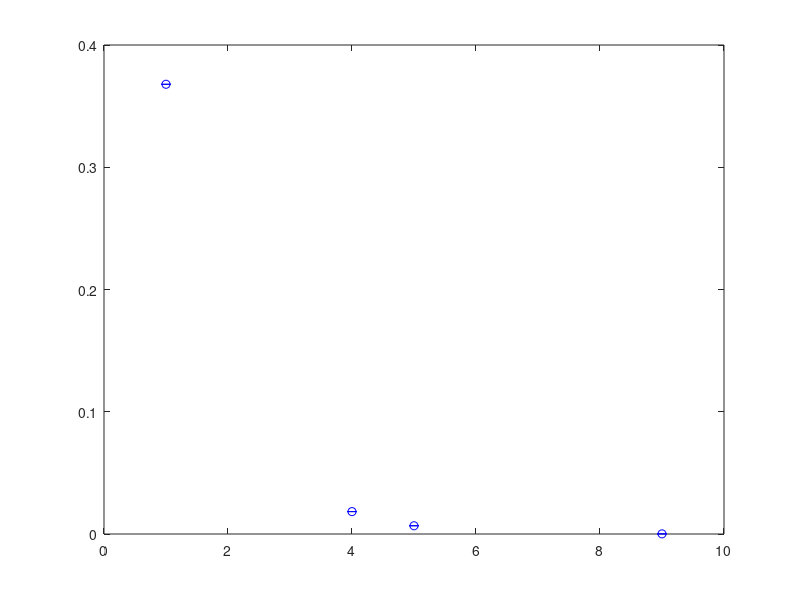

Write the MATLAB code that produced this figure. (Note: this script raises an error after producing the figure.)
clear; close all;

%% Generate data

% train.t = (1:6)';
% train.t = [1,2,4.5,5,6.2,8]';
train.t = [1 4 5 9];

train.t = reshape(train.t,[length(train.t),1]); % colum vector always

%%% Set function that generates data

train.y = exp(-train.t);
% train.y = sin(train.t);

%%% Set noise
sigmaN = eps;
% sigmaN = .1;
% sigmaN = .05;
sigmaN2 = sigmaN^2;

% train.err = sigmaN*randn(size(train.t));
train.err = sigmaN*ones(size(train.t));

figure
errorbar(train.t,train.y,train.err,'ob')
hold on

%% Fit GP model

% kernel function: squared exponential with sigmaL = theta(1), sigmaF =
% theta(2) + Noise based on number

% kfcn = @(XN,XM,theta) theta(2)^2*exp(-0.5*(pdist2(XN,XM).^2)/(theta(1)^2)) + sigmaN2* (pdist2(XN,XM) == 0);
kfcn = @(XN,XM,theta) theta(2)^2*exp(-0.5*(pdist2(XN,XM).^2)/(theta(1)^2));



theta0 = [1,1]; % initialize hyperparameters
% gprMdl = fitrgp(train.t, train.y, 'KernelFunction', kfcn, 'KernelParameters', theta0, ...
%   'Basis','constant','FitMethod','exact',...
%   'PredictMethod','exact',...
%   'Sigma', 1e-16, 'ConstantSigma', true, ...
%   'SigmaLowerBound', 1e-16);
gprMdl = fitrgp(train.t, train.y, 'KernelFunction', kfcn, 'KernelParameters', theta0, ...
  'Sigma', sigmaN, 'ConstantSigma', true, ...
  'SigmaLowerBound', 1e-16);


fprintf('Optimal sigmaL = %g\n', gprMdl.KernelInformation.KernelParameters(1))
fprintf('Optimal sigmaF = %g\n', gprMdl.KernelInformation.KernelParameters(2))

%% Make predictions and plot confidence interval

test.t = linspace(0,10, 101);
  
test.t = reshape(test.t,[length(test.t),1]); % colum vector always

[test.ypred, test.ysd] = predict(gprMdl, test.t);


%%% fancy plot filling area in between

curve1 = test.ypred - test.ysd;
curve2 = test.ypred + test.ysd;
plot(test.t, curve1, 'r', 'LineWidth', 2);
hold on;
plot(test.t, curve2, 'r', 'LineWidth', 2);
S = patch([test.t; flipud(test.t)], [curve1; flipud(curve2)], 'r');
S.FaceAlpha = 0.25;

% errorbar(test.t,test.ypred,test.ysd,'-r')
errorbar(train.t,train.y,train.err,'ob','LineWidth',2)

